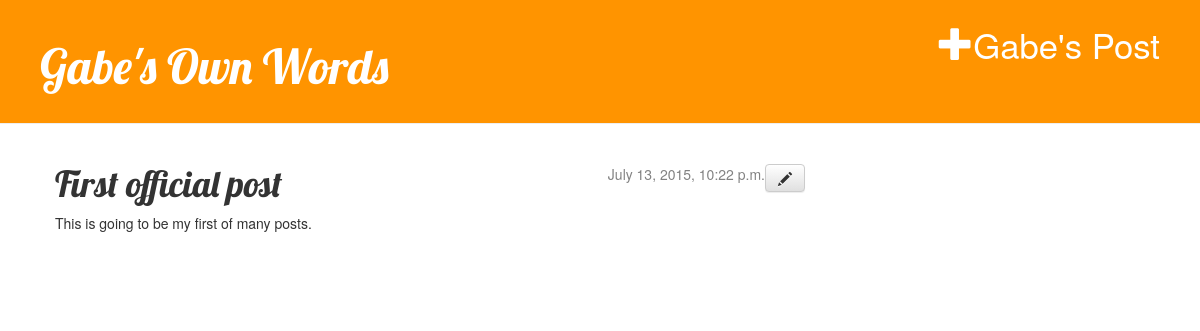
The page /post/8/ on the database its author committed.
### blog/models.py (models this page shows, shortened)
class Post(models.Model):
	author = models.ForeignKey('auth.User')
	title = models.CharField(max_length=200)
	text = models.TextField()
	created_date = models.DateTimeField(
		default=timezone.now)
	published_date = models.DateTimeField(
		blank = True, null = True)

### blog/views.py (the view)
# urls.py: url(r'^post/(?P<pk>[0-9]+)/$', views.post_detail),
def post_detail(request, pk):
	post = get_object_or_404(Post, pk=pk)
	return render(request, 'blog/post_detail.html', {'post':post})

### blog/templates/blog/post_detail.html
{% extends "blog/base.html" %}
{% block content %}
    <div class="post">
    	{% if post.published_date %}
    		<div class= "button">
    			<a class="btn btn-default" href="{% url "post_edit" pk=post.pk %}"><span class="glyphicon glyphicon-pencil"></span></a>
    		</div>
    		<div class="date">
    			{{ post.published_date }}
    		</div>
    	{% endif %}
    	<h1>{{ post.title }}</h1>
    	<p>{{ post.text|linebreaks }}</p>
    </div>
{% endblock %}

### blog/static/css/blog.css (style rules this page uses)
h1, h2, h3, h4 { font-family: 'Lobster', normal; }
.date { float: right; color: #828282; }
.button { float: right; }
.post { margin-bottom: 70px; }

### rows shown on the page
Post: published_date "July 13, 2015, 10:22 p.m.", title "First official post", text "This is going to be my first of many posts."
